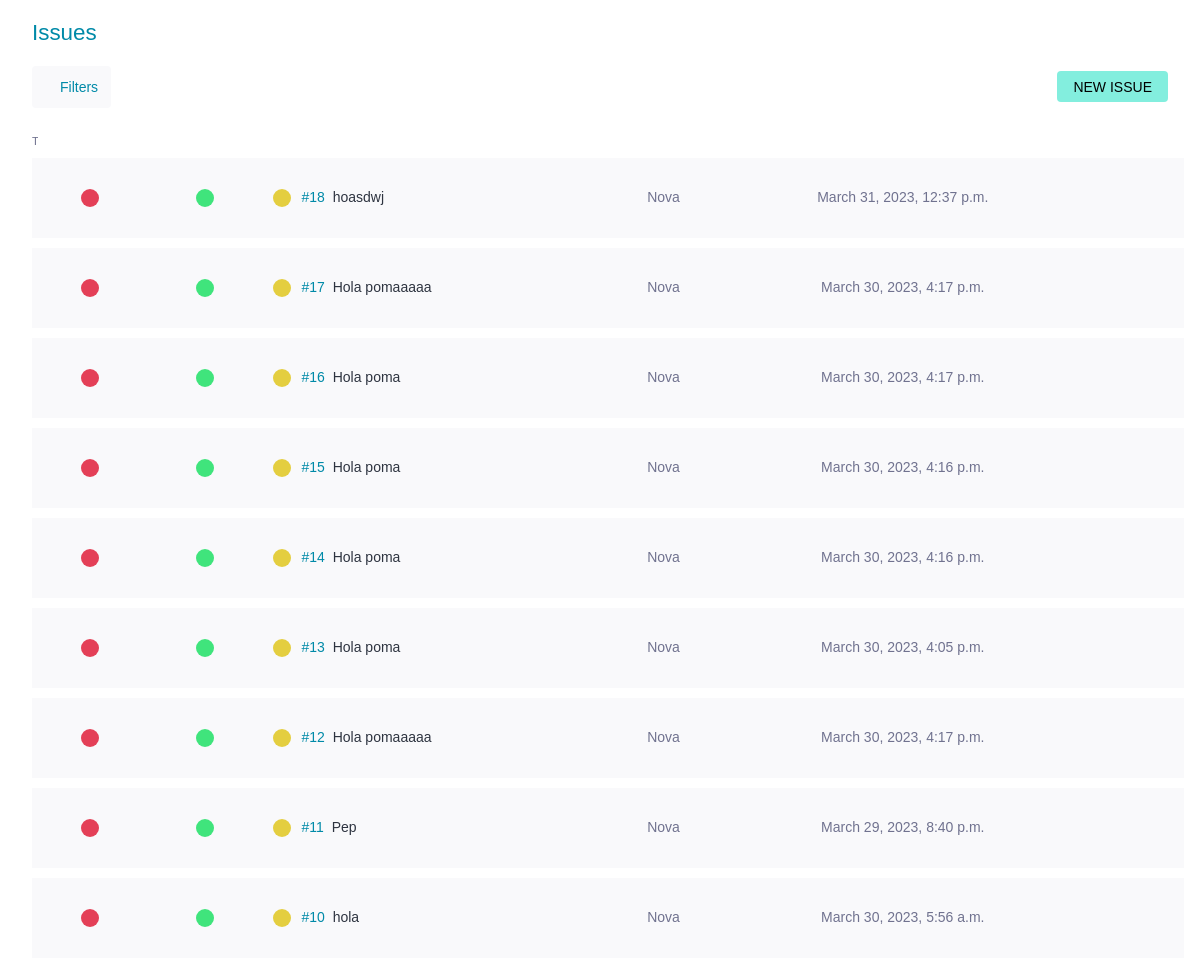
Page /issues/ (signed in, upper part) on the earlier database version.
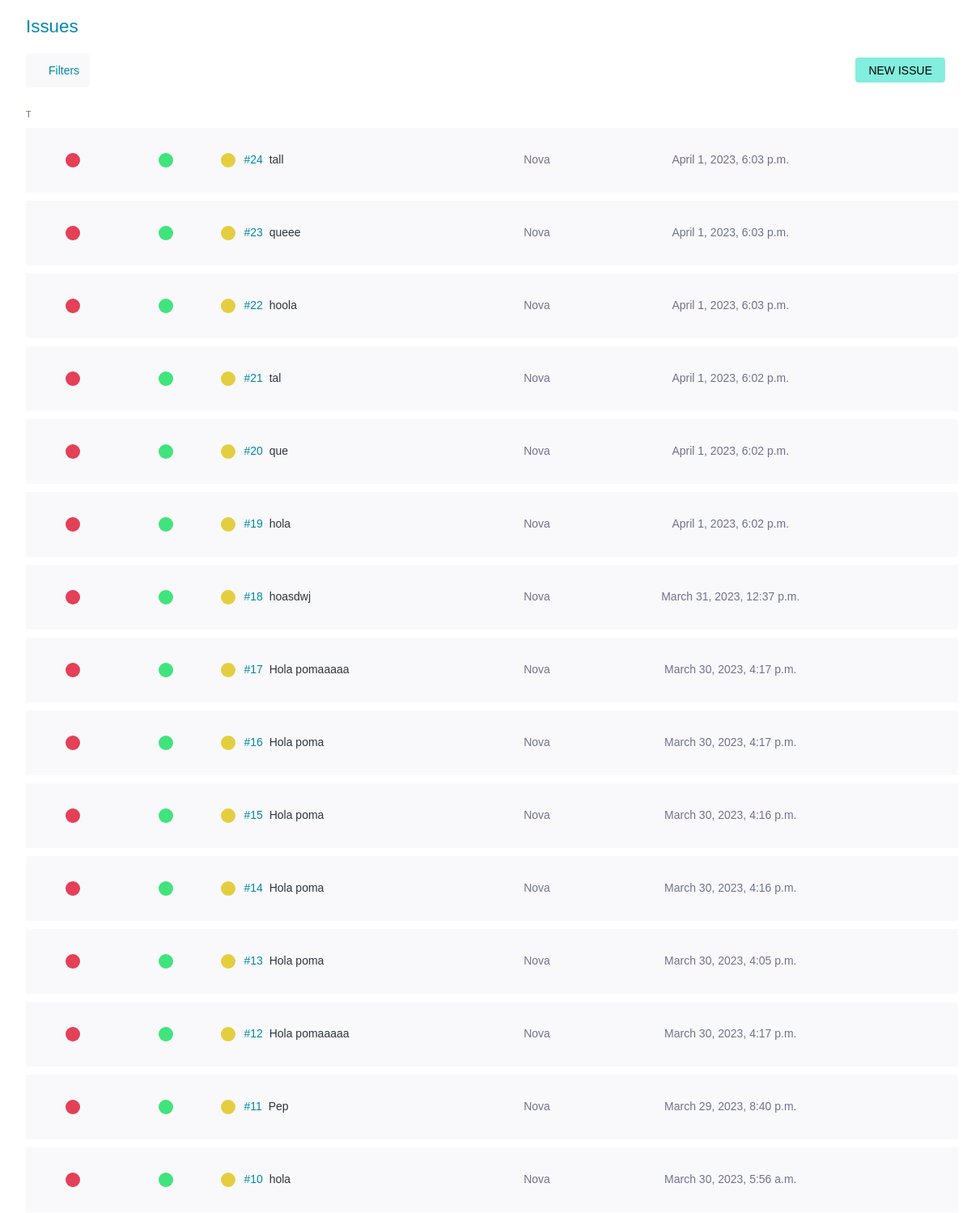
Same page on the later database version.
### issues/models.py (models this page shows)
class Issue(models.Model):
    BUG = 'B'
    PREG = 'P'
    MIL = 'M'
    TTIPUS = (
        (BUG, _('Bug')),
        (PREG, _('Pregunta')),
        (MIL, _('Millora'))
    )
    NOVA = 'N'
    DOING = 'D'
    TEST = 'T'
    CLOSED = 'C'
    INFO = 'I'
    REBUTJADA = 'R'
    PROP = 'P'
    TESTATS = (
        (NOVA, _('Nova')),
        (DOING, _('En curs')),
        (TEST, _('Llesta per testejar')),
        (CLOSED, _('Tancada')),
        (INFO, _('Necessita informació')),
        (REBUTJADA, _('Rebutjada')),
        (PROP, _('Proposada'))
    )
    DESITJ = 'D'
    MENOR = 'M'
    NORMAL = 'N'
    IMP = 'I'
    CRITIC = 'C'
    TGRAVETAT = (
        (DESITJ, _('Desitjada')),
        (MENOR, _('Menor')),
        (NORMAL, _('Normal')),
        (IMP, _('Important')),
        (CRITIC, _('Crítica'))
    )
    BAIXA = 'B'
    MITJA = 'M'
    ALTA = 'A'
    TPRIORITAT = (
        (BAIXA, _('Baixa')),
        (MITJA, _('Normal')),
        (ALTA, _('Alta'))
    )
    id = models.AutoField(primary_key=True, verbose_name=_('Identificador'))
    subject = models.CharField(max_length=500, null=False, blank=False, verbose_name=_('Assumpte'))
    descripcio = models.CharField(max_length=524288, null=True, blank=True, verbose_name=_('Descripció'))
    tipus = models.CharField(choices=TTIPUS, default=BUG, max_length=5, verbose_name=_('Tipus'))
    estat = models.CharField(choices=TESTATS, default=NOVA, max_length=5, verbose_name=_('Estat'))
    gravetat = models.CharField(choices=TGRAVETAT, default=NORMAL, max_length=5, verbose_name=_('Gravetat'))
    prioritat = models.CharField(choices=TPRIORITAT, default=MITJA, max_length=5, verbose_name=_('Prioritat'))
    creador = models.ForeignKey(Usuari, related_name='creats', null=True, blank=True, on_delete=models.DO_NOTHING, verbose_name=_('Creador'))
    assignacio = models.ForeignKey(Usuari, related_name='assignats', null=True, blank=True, on_delete=models.DO_NOTHING, verbose_name=_('Assignada a'))
    dataCreacio = models.DateTimeField(auto_now_add=True, verbose_name=_('Data creació'))
    dataModificacio = models.DateTimeField(auto_now=True, verbose_name=_('Última modificació'))
    dataLimit = models.DateTimeField(null=True, blank=True, verbose_name=_('Data límit'))

### issues/views.py (the view)
# urls.py: path('', views.ListIssueView.as_view(), name='tots_issues'),
class ListIssueView(IsAuthenticatedMixin, FilterView):
    model = models.Issue
    template_name = 'issue_list.html'
    filterset_class = IssueFilter
    context_object_name = 'issues'
    def get_context_data(self, **kwargs):
        context = super().get_context_data(**kwargs)
        context.update({'TTipus': models.Issue.TTIPUS})
        context.update({'TEstats': models.Issue.TESTATS})
        context.update({'TGravetat': models.Issue.TGRAVETAT})
        context.update({'TPrioritat': models.Issue.TPRIORITAT})
        return context
    def get_queryset(self):
        queryset = super().get_queryset()
        filter = IssueFilter(self.request.GET, queryset=queryset)
        order_by = self.request.GET.get('order_by', '-dataCreacio')
        queryset = filter.qs.order_by(order_by)
        return queryset

### issues/templates/issue_list.html (shortened to what the changed rows need)
{% extends 'base.html' %}
{% block content %}
<div class="master" style>
    <div class = "wrapper issues lightbox-generic-form">
        <div class="main issue-main">
            <div class="issue-top">
                <header class="issue-header">
                    <h1>
                        <span>Issues</span>
                    </h1>
                </header>
            </div>
            <div class="issue-container">
                <div class="issue-page"style="width: 100%;">
                   <table class="issues-table" style="width: 100%;border-collapse:separate; border-spacing: 0 10px;">
                        {% for issue in issues %}
                            <tr class="row table-main" style="height: 80px;">
                                <td class="level-field" style="width: 10%; text-align: center;
                                vertical-align: middle">
                                        {% if issue.tipus == "B" %}
                                            <div class="level" style="background: rgb(228, 64, 87)"></div>
                                        {%elif issue.tipus == "P"%}
                                            <p class="level" style="background: rgb(81, 120, 211)"></p>
                                        {%elif issue.tipus == "M"%}
                                            <p class="level" style="background:  rgb(64, 228, 206)"></p>
                                        {%endif%}
                                </td>
                                 <td class="level-field" style="width: 10%;text-align: center;
                                 vertical-align: middle;">
                                    {% if issue.gravetat == "D" %}
                                        <div class="level" style="background: rgb(112, 114, 143)"></div>
                                    {%elif issue.gravetat == "M"%}
                                        <p class="level" style="background: rgb(64, 168, 228)"></p>
                                    {%elif issue.gravetat == "N"%}
                                        <p class="level" style="background:  rgb(64, 228, 124)"></p>
                                    {%elif issue.gravetat == "I"%}
                                        <p class="level" style="background:  rgb(228, 162, 64)"></p>
                                    {%elif issue.gravetat == "C"%}
                                        <p class="level" style="background:   rgb(211, 84, 80)"></p>
                                    {%endif%}
                                 </td>
                                 <td class="level-field" style="width: 10%t;text-align: center;
                                 vertical-align: middle;">
                                        {% if issue.prioritat == "B" %}
                                            <p class="level" style="background: rgb(168, 228, 64);"></p>
                                        {%elif issue.prioritat == "M"%}
                                            <p class="level" style=" background: rgb(228, 206, 64);;"></p>
                                        {%elif issue.prioritat == "A"%}
                                            <p class="level" style="background:  rgb(228, 124, 64);"></p>
                                        {%endif%}
                                </td>
                                <td class="subject" style="text-align: center;
                                vertical-align: middle;">
                                    <a href="/issues/{{issue.id}}" >
                                        <span classe="issue-text" style="display: inline-flex;">
                                            <span class="issue-ref">#{{issue.id}}</span>
                                            <span class="issue-subject">{{issue.subject}}</span>
                                        </span>
                                    </a>
                                </td>
                                <td style="text-align: center;
                                vertical-align: middle;">
                                    <div class="assigned-field" >
                                    {%if issue.estat == 'N' %}
                                        <span>Nova</span>
                                    {%elif issue.estat == 'D'%}
                                        <span>En curs</span>
                                    {%elif issue.estat == 'T'%}
                                        <span>Llesta per testejar</span>
                                    {%elif issue.estat == 'C'%}
                                        <span style="color:#70b578">Tancada</span>
                                    {%elif issue.estat == 'I'%}
                                        <span>Necessita informació</span>
                                    {%elif issue.estat == 'R'%}
                                        <span style="color:#FF0000">Rebutjada</span>
                                    {%elif issue.estat == 'P'%}
                                        <span>Proposada</span>
                                    {%endif%}
                                    </div>
                                </td>
                                <td class="modified-field" style="text-align: center;
                                vertical-align: middle;">
                                    <span>{{issue.dataModificacio}}</span>
                                </td>
                                <td class="assigned-field" style="text-align: center;
                                vertical-align: middle;">
                                </td>
                            </tr>
                        {% endfor %}
                    </table>
                </div>
            </div>
</div>
</div>
{% endblock %}

Differences in the rows shown:
added Issue: tipus "B" (drawn), gravetat "N" (drawn), prioritat "M" (drawn), id "24", subject "tall", estat "Nova", dataModificacio "April 1, 2023, 6:03 p.m."
added Issue: tipus "B" (drawn), gravetat "N" (drawn), prioritat "M" (drawn), id "23", subject "queee", estat "Nova", dataModificacio "April 1, 2023, 6:03 p.m."
added Issue: tipus "B" (drawn), gravetat "N" (drawn), prioritat "M" (drawn), id "22", subject "hoola", estat "Nova", dataModificacio "April 1, 2023, 6:03 p.m."
added Issue: tipus "B" (drawn), gravetat "N" (drawn), prioritat "M" (drawn), id "21", subject "tal", estat "Nova", dataModificacio "April 1, 2023, 6:02 p.m."
added Issue: tipus "B" (drawn), gravetat "N" (drawn), prioritat "M" (drawn), id "20", subject "que", estat "Nova", dataModificacio "April 1, 2023, 6:02 p.m."
added Issue: tipus "B" (drawn), gravetat "N" (drawn), prioritat "M" (drawn), id "19", subject "hola", estat "Nova", dataModificacio "April 1, 2023, 6:02 p.m."
